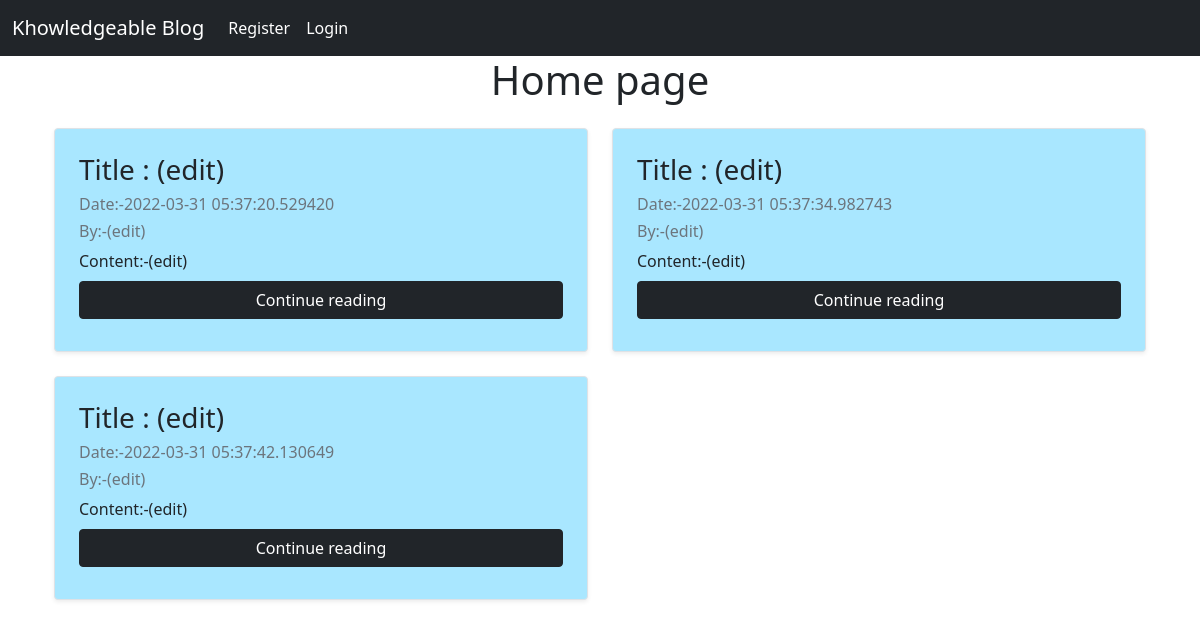
The page / on the database its author committed.
### app.py (models this page shows)
class Blog(db.Model):
    Blog_id =  db.Column(db.Integer,primary_key=True)
    title =  db.Column(db.String(80),nullable=False)
    author =  db.Column(db.String(80),nullable=False)
    content =  db.Column(db.String(80),nullable=False)
    pub_date =  db.Column(db.DateTime(),nullable=False,default = datetime.utcnow)

### app.py (the view)
@app.route('/')
def index():
    show = Blog.query.all()
    return render_template('index.html',show=show)

### templates/index.html (shortened to what this page needs)
{% extends 'main.html' %}
{% block body %}
<h1 class="text-center">Home page</h1>
<div class="container my-2 " style="width: 100%">
    <div class="row my-4">
        {% for blog in show %}
        <div class="col-md-6">
            <div class="row g-0 border rounded overflow-hidden flex-md-row mb-4 shadow-sm h-md-250 position-relative" style="background-color:rgb(169, 231, 255);">
                <div class="col p-4 d-flex flex-column position-static">
                    <h3 class="mb-2">Title : {{blog.title}}</h3>
                    <h6 class="mb-2 text-muted">Date:-{{blog.pub_date}}</h6>
                    <h6 class="mb-2 text-muted">By:-{{blog.author}}</h6>
                    <p class="card-text mb-2">Content:-{{blog.content}}</p>
                    <a href="/detail/{{blog.Blog_id}}" class="btn btn-dark mb-2">Continue reading</a>
                </div>
            </div>
        </div>
        {% endfor %}
    </div>
</div>
{% endblock body %}

### templates/main.html (shortened to what this page needs)
<!doctype html>
<html lang="en">
<head>
  <link href="https://cdn.jsdelivr.net/npm/bootstrap@5.1.3/dist/css/bootstrap.min.css" rel="stylesheet"
>
</head>
<body>
  <nav class="navbar navbar-expand-lg navbar-dark bg-dark">
    <div class="container-fluid">
      <a class="navbar-brand" href="#">Khowledgeable Blog</a>
      <div class="collapse navbar-collapse" id="navbarSupportedContent">
        <ul class="navbar-nav me-auto mb-2 mb-lg-0">
          {% if current_user.is_authenticated %}
          <li class="nav-item">
            <a class="nav-link active" aria-current="page" href="/">Home</a>
          </li>
          <li class="nav-item">
            <a class="nav-link" href="#">{{current_user.username}}(Current User)</a>
          </li>
          <li class="nav-item">
            <a class="nav-link" href="/blogpost">Blog Post</a>
          </li>
          <li class="nav-item">
            <a class="nav-link" href="/logout">Logout</a>
          </li>
          {% else %}
          <li class="nav-item">
            <a class="nav-link active" aria-current="page" href="/register">Register</a>
          </li>
          <li class="nav-item">
            <a class="nav-link active" aria-current="page" href="/login">Login</a>
          </li>
          {% endif %}
        </ul>
      </div>
    </div>
  </nav>
  <div class="container">
    {% block body %}
    {% endblock body %}
  </div>
</body>
</html>

### rows shown on the page
Blog: title "(edit)", pub_date "2022-03-31 05:37:20.529420", author "(edit)", content "(edit)"
Blog: title "(edit)", pub_date "2022-03-31 05:37:34.982743", author "(edit)", content "(edit)"
Blog: title "(edit)", pub_date "2022-03-31 05:37:42.130649", author "(edit)", content "(edit)"
